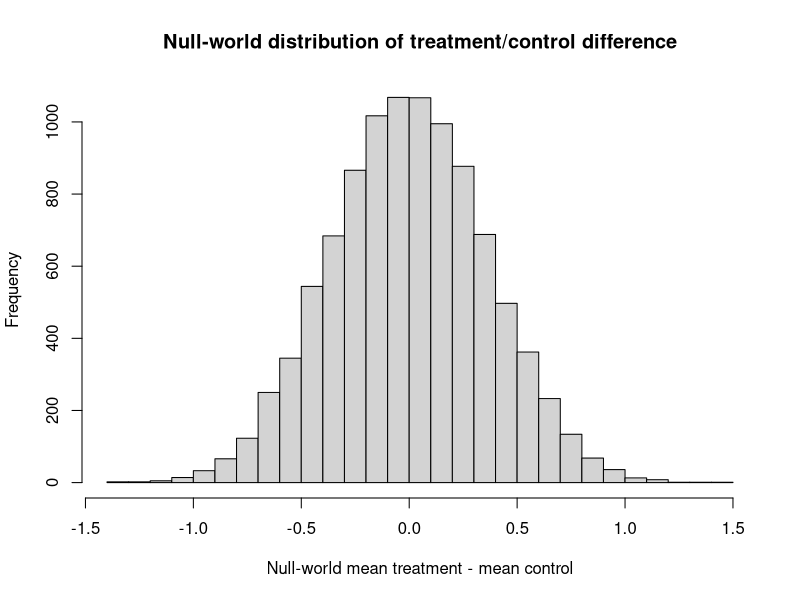

Recreate this plot in R.
## ---- chunk 1
# Get treatment and control values from data file.
birth_df <- read.csv('data/birthweights.csv')
# Birthweidhts for Drug A participants.
treat_df <- subset(birth_df, birth_df$Treatment == 'Drug A')
# Birthweigts as vector.
treat <- treat_df$Birthweight
# Control birthweights.
control_df <- subset(birth_df, birth_df$Treatment == 'Control')
# Birthweigts as vector.
control <- control_df$Birthweight

# Actual difference.
actual_diff <- mean(treat) - mean(control)
# Show the actual difference.
actual_diff
## ---- chunk 2
# Concatenate treatment and control vectors.
both <- c(treat, control)

# Number of trials.
n_trials <- 10000

# Make vector to store results for each trial.
results <- numeric(n_trials)

# Do 10000 simulations
for (i in 1:n_trials) {
    # Take a resample of 15 from all birth weights.
    fake_treat <- sample(both, size=15, replace=TRUE)
    # Take a second, similar resample.
    fake_control <- sample(both, size=15, replace=TRUE)
    # Find the means of the two resamples.
    mt <- mean(fake_treat)
    mc <- mean(fake_control)
    # Find the difference between the means of the two resamples.
    diff <- mt - mc
    # Keep score of the result.
    results[i] <- diff
    # End the simulation experiment, go back and repeat
}
# Produce a histogram of the resample differences
hist(results, breaks=25,
    main='Null-world distribution of treatment/control difference',
    xlab='Null-world mean treatment - mean control')
# How often did resample differences exceed the observed difference of
# .82?
k <- sum(results >= actual_diff)
kk <- k / n_trials
message('Proportion null-world differences >= actual difference: ', kk)
